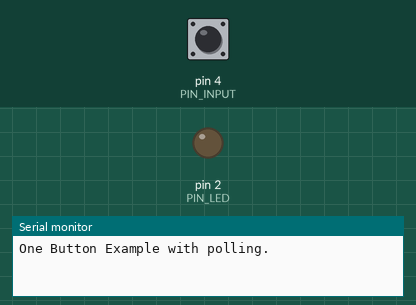
Simulated run of this sketch. Board: Arduino Uno, built with avr-gcc and run on an emulated ATmega328P. Parts: output pins drawn as LEDs (lit = HIGH), the last lines printed to the serial monitor. The inputs (shaded band) are chosen by the test bench; at power-on: pin 4 (PIN_INPUT) HIGH.

Above: at 1.2 s.
1.3 s: pin 4 (PIN_INPUT) pulled LOW for 0.15 s
At 2.8 s:
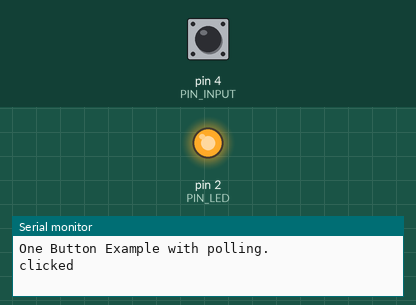
3.4 s: pin 4 (PIN_INPUT) pulsed LOW 5 times (0.12 s each, 0.3 s apart)
At 6.5 s:
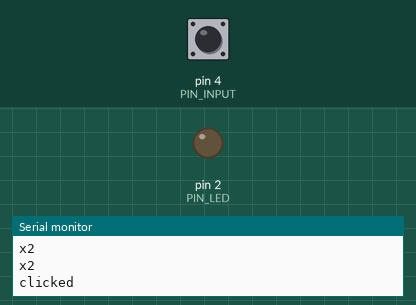
Timing chart, 0 to 8.0 s (numbered marks = the images above; inputs shaded):
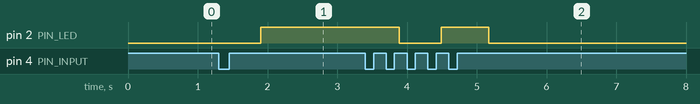

Measured:
- after the input at 1.3 s, pin 2 (PIN_LED): LOW → HIGH after 0.60 s
- after the input at 3.4 s, pin 2 (PIN_LED): HIGH → LOW after 0.49 s, → HIGH 0.60 s later, → LOW 0.68 s later

The sketch:

SimpleOneButton.ino
```cpp
/*
 This is a sample sketch to show how to use the OneButtonLibrary
 to detect double-click events on a button.
 The library internals are explained at
 http://www.mathertel.de/Arduino/OneButtonLibrary.aspx

 Setup a test circuit:
 * Connect a pushbutton to pin A1 (ButtonPin) and ground.
 * The pin 13 (StatusPin) is used for output attach a led and resistor to ground
   or see the built-in led on the standard arduino board.

 The sketch shows how to setup the library and bind the functions (singleClick, doubleClick) to the events.
 In the loop function the button.tick function must be called as often as you like.
*/

// 03.03.2011 created by Matthias Hertel
// 01.12.2011 extension changed to work with the Arduino 1.0 environment

#include "OneButton.h"

// Example for NodeMCU with input button using FLASH button on D3 and using the led on -12 module (D4).
// This LED is lighting on output level LOW.
#define PIN_INPUT 4
#define PIN_LED 2


// Setup a new OneButton on pin PIN_INPUT
// The 2. parameter activeLOW is true, because external wiring sets the button to LOW when pressed.
OneButton button(PIN_INPUT, true);

// In case the momentary button puts the input to HIGH when pressed:
// The 2. parameter activeLOW is false when the external wiring sets the button to HIGH when pressed.
// The 3. parameter can be used to disable the PullUp .
// OneButton button(PIN_INPUT, false, false);

// current LED state, staring with LOW (0)
int ledState = LOW;

// setup code here, to run once:
void setup()
{
  Serial.begin(115200);
  Serial.println("One Button Example with polling.");

  // enable the standard led on pin 13.
  pinMode(PIN_LED, OUTPUT); // sets the digital pin as output

  // enable the standard led on pin 13.
  digitalWrite(PIN_LED, ledState);

  // link the doubleclick function to be called on a doubleclick event.
  button.attachDoubleClick(doubleClick);
  button.attachClick(onClick);
} // setup


// main code here, to run repeatedly:
void loop()
{
  // keep watching the push button:
  button.tick();

  // You can implement other code in here or just wait a while
  delay(10);
} // loop


// this function will be called when the button was pressed 2 times in a short timeframe.
void doubleClick()
{
  Serial.println("x2");

  ledState = !ledState; // reverse the LED
  digitalWrite(PIN_LED, ledState);
} // doubleClick
void onClick()
{
  Serial.println("clicked");

  ledState = !ledState; // reverse the LED
  digitalWrite(PIN_LED, ledState);
} // doubleClick

// End
```
